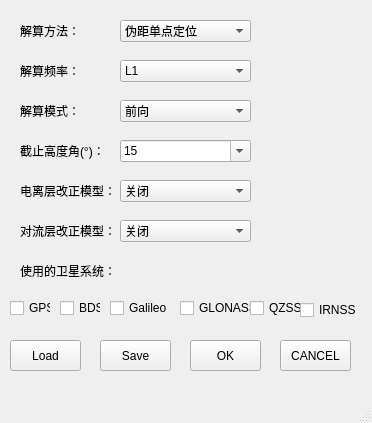
<?xml version="1.0" encoding="UTF-8"?>
<ui version="4.0">
 <class>Config</class>
 <widget class="QMainWindow" name="Config">
  <property name="geometry">
   <rect>
    <x>0</x>
    <y>0</y>
    <width>372</width>
    <height>423</height>
   </rect>
  </property>
  <property name="windowTitle">
   <string>MainWindow</string>
  </property>
  <widget class="QWidget" name="centralwidget">
   <widget class="QLabel" name="label">
    <property name="geometry">
     <rect>
      <x>20</x>
      <y>20</y>
      <width>71</width>
      <height>21</height>
     </rect>
    </property>
    <property name="text">
     <string>解算方法：</string>
    </property>
   </widget>
   <widget class="QLabel" name="label_2">
    <property name="geometry">
     <rect>
      <x>20</x>
      <y>60</y>
      <width>71</width>
      <height>21</height>
     </rect>
    </property>
    <property name="text">
     <string>解算频率：</string>
    </property>
   </widget>
   <widget class="QComboBox" name="comboBox">
    <property name="geometry">
     <rect>
      <x>120</x>
      <y>20</y>
      <width>131</width>
      <height>22</height>
     </rect>
    </property>
    <item>
     <property name="text">
      <string>伪距单点定位</string>
     </property>
    </item>
    <item>
     <property name="text">
      <string>载波相位差分</string>
     </property>
    </item>
    <item>
     <property name="text">
      <string>相对定位-移动站</string>
     </property>
    </item>
    <item>
     <property name="text">
      <string>相对定位-流动站</string>
     </property>
    </item>
    <item>
     <property name="text">
      <string>精密单点定位-动态算法</string>
     </property>
    </item>
    <item>
     <property name="text">
      <string>精密单点定位-静态算法</string>
     </property>
    </item>
   </widget>
   <widget class="QComboBox" name="comboBox_2">
    <property name="geometry">
     <rect>
      <x>120</x>
      <y>60</y>
      <width>131</width>
      <height>22</height>
     </rect>
    </property>
    <item>
     <property name="text">
      <string>L1</string>
     </property>
    </item>
    <item>
     <property name="text">
      <string>L1+L2/E5b</string>
     </property>
    </item>
    <item>
     <property name="text">
      <string>L1+L2/E5b+L5/ESa</string>
     </property>
    </item>
    <item>
     <property name="text">
      <string>L1+L2/E5b+L5/ESa+L6</string>
     </property>
    </item>
   </widget>
   <widget class="QLabel" name="label_3">
    <property name="geometry">
     <rect>
      <x>20</x>
      <y>100</y>
      <width>71</width>
      <height>21</height>
     </rect>
    </property>
    <property name="text">
     <string>解算模式：</string>
    </property>
   </widget>
   <widget class="QComboBox" name="comboBox_3">
    <property name="geometry">
     <rect>
      <x>120</x>
      <y>100</y>
      <width>131</width>
      <height>22</height>
     </rect>
    </property>
    <item>
     <property name="text">
      <string>前向</string>
     </property>
    </item>
    <item>
     <property name="text">
      <string>后向</string>
     </property>
    </item>
    <item>
     <property name="text">
      <string>结合</string>
     </property>
    </item>
   </widget>
   <widget class="QLabel" name="label_4">
    <property name="geometry">
     <rect>
      <x>20</x>
      <y>140</y>
      <width>101</width>
      <height>21</height>
     </rect>
    </property>
    <property name="text">
     <string>截止高度角(°)：</string>
    </property>
   </widget>
   <widget class="QFontComboBox" name="fontComboBox">
    <property name="geometry">
     <rect>
      <x>120</x>
      <y>140</y>
      <width>131</width>
      <height>22</height>
     </rect>
    </property>
    <property name="currentText">
     <string>15</string>
    </property>
   </widget>
   <widget class="QLabel" name="label_5">
    <property name="geometry">
     <rect>
      <x>20</x>
      <y>180</y>
      <width>101</width>
      <height>21</height>
     </rect>
    </property>
    <property name="text">
     <string>电离层改正模型：</string>
    </property>
   </widget>
   <widget class="QLabel" name="label_6">
    <property name="geometry">
     <rect>
      <x>20</x>
      <y>220</y>
      <width>101</width>
      <height>21</height>
     </rect>
    </property>
    <property name="text">
     <string>对流层改正模型：</string>
    </property>
   </widget>
   <widget class="QComboBox" name="comboBox_4">
    <property name="geometry">
     <rect>
      <x>120</x>
      <y>180</y>
      <width>131</width>
      <height>22</height>
     </rect>
    </property>
    <item>
     <property name="text">
      <string>关闭</string>
     </property>
    </item>
    <item>
     <property name="text">
      <string>广播星历</string>
     </property>
    </item>
    <item>
     <property name="text">
      <string>SBAS改正</string>
     </property>
    </item>
    <item>
     <property name="text">
      <string>QZSS改正</string>
     </property>
    </item>
   </widget>
   <widget class="QComboBox" name="comboBox_5">
    <property name="geometry">
     <rect>
      <x>120</x>
      <y>220</y>
      <width>131</width>
      <height>22</height>
     </rect>
    </property>
    <item>
     <property name="text">
      <string>关闭</string>
     </property>
    </item>
    <item>
     <property name="text">
      <string>Saastamoinen模型</string>
     </property>
    </item>
    <item>
     <property name="text">
      <string>SBAS改正</string>
     </property>
    </item>
   </widget>
   <widget class="QLabel" name="label_7">
    <property name="geometry">
     <rect>
      <x>20</x>
      <y>260</y>
      <width>101</width>
      <height>21</height>
     </rect>
    </property>
    <property name="text">
     <string>使用的卫星系统：</string>
    </property>
   </widget>
   <widget class="QCheckBox" name="checkBox">
    <property name="geometry">
     <rect>
      <x>10</x>
      <y>300</y>
      <width>41</width>
      <height>16</height>
     </rect>
    </property>
    <property name="text">
     <string>GPS</string>
    </property>
   </widget>
   <widget class="QCheckBox" name="checkBox_2">
    <property name="geometry">
     <rect>
      <x>60</x>
      <y>300</y>
      <width>41</width>
      <height>16</height>
     </rect>
    </property>
    <property name="text">
     <string>BDS</string>
    </property>
   </widget>
   <widget class="QCheckBox" name="checkBox_3">
    <property name="geometry">
     <rect>
      <x>110</x>
      <y>300</y>
      <width>71</width>
      <height>16</height>
     </rect>
    </property>
    <property name="text">
     <string>Galileo</string>
    </property>
   </widget>
   <widget class="QCheckBox" name="checkBox_4">
    <property name="geometry">
     <rect>
      <x>180</x>
      <y>300</y>
      <width>71</width>
      <height>16</height>
     </rect>
    </property>
    <property name="text">
     <string>GLONASS</string>
    </property>
   </widget>
   <widget class="QCheckBox" name="checkBox_5">
    <property name="geometry">
     <rect>
      <x>250</x>
      <y>300</y>
      <width>51</width>
      <height>16</height>
     </rect>
    </property>
    <property name="text">
     <string>QZSS</string>
    </property>
   </widget>
   <widget class="QCheckBox" name="checkBox_6">
    <property name="geometry">
     <rect>
      <x>300</x>
      <y>300</y>
      <width>101</width>
      <height>20</height>
     </rect>
    </property>
    <property name="text">
     <string>IRNSS</string>
    </property>
   </widget>
   <widget class="QPushButton" name="pushButton">
    <property name="geometry">
     <rect>
      <x>10</x>
      <y>340</y>
      <width>71</width>
      <height>31</height>
     </rect>
    </property>
    <property name="text">
     <string>Load</string>
    </property>
   </widget>
   <widget class="QPushButton" name="pushButton_2">
    <property name="geometry">
     <rect>
      <x>100</x>
      <y>340</y>
      <width>71</width>
      <height>31</height>
     </rect>
    </property>
    <property name="text">
     <string>Save</string>
    </property>
   </widget>
   <widget class="QPushButton" name="OK_Button">
    <property name="geometry">
     <rect>
      <x>190</x>
      <y>340</y>
      <width>71</width>
      <height>31</height>
     </rect>
    </property>
    <property name="text">
     <string>OK</string>
    </property>
   </widget>
   <widget class="QPushButton" name="cancel_button">
    <property name="geometry">
     <rect>
      <x>280</x>
      <y>340</y>
      <width>71</width>
      <height>31</height>
     </rect>
    </property>
    <property name="text">
     <string>CANCEL</string>
    </property>
   </widget>
  </widget>
  <widget class="QMenuBar" name="menubar">
   <property name="geometry">
    <rect>
     <x>0</x>
     <y>0</y>
     <width>372</width>
     <height>23</height>
    </rect>
   </property>
  </widget>
  <widget class="QStatusBar" name="statusbar"/>
 </widget>
 <resources/>
 <connections/>
</ui>
